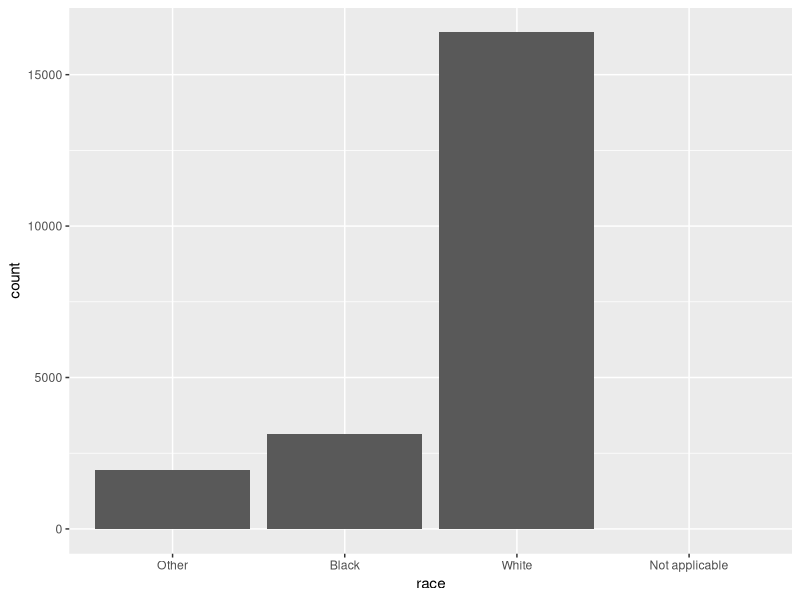
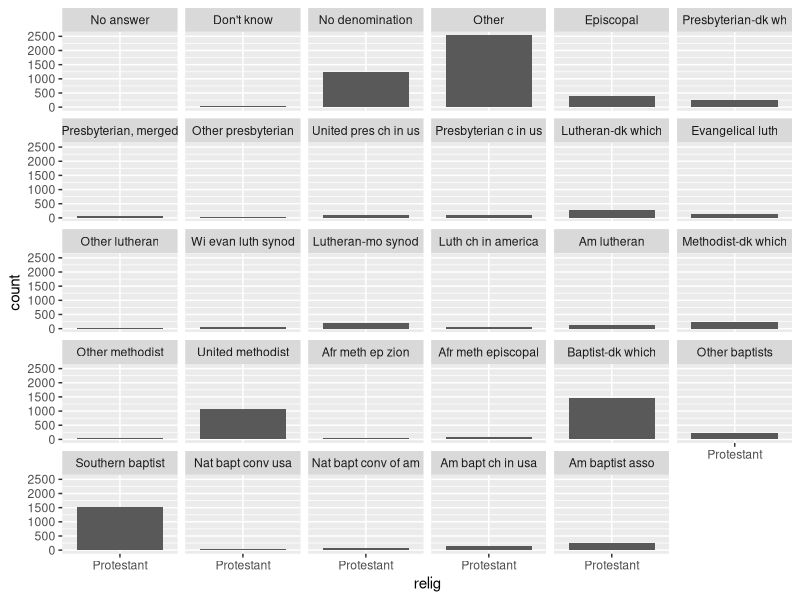
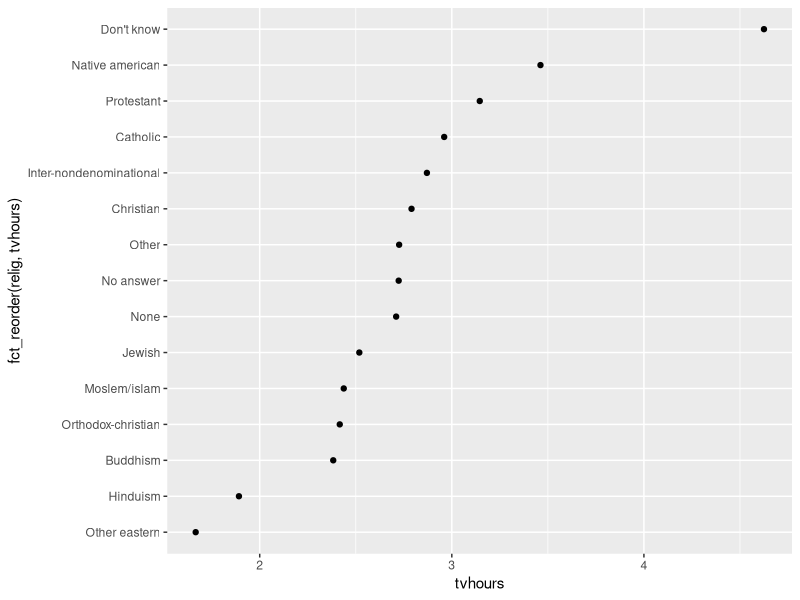

Recreate these plots in R, in order.
# Factors - Data Science Book

library(tidyverse)
library(forcats)

x1 <- c("Dec", "Apr", "Jan", "Mar")
sort(x1)


x2 <- c("Dec", "Apr", "Jam", "Mar")
sort(x2)

# Create list of valid levels
month_levels <- c("Jan", "Feb", "Mar", "Apr", "May", "Jun", "Jul", "Aug", "Sep", "Oct", "Nov", "Dec")
y1 <- factor(x1, levels = month_levels)
sort(y1)

y2 <- factor(x2, levels = month_levels)

# Factors are always sorted in alphabetical order
factor(x1)

# To make factors match the order of appearance in data
f2 <- x1 %>% factor() %>% fct_inorder()
levels(f2)

# Use forcats package to sort and relevel
gss_cat
gss_cat %>% count(race)
ggplot(gss_cat, aes(race)) + geom_bar() + scale_x_discrete(drop = FALSE)

# Filter the regligion based on Protestant
ggplot(filter(gss_cat, relig == "Protestant"), aes(relig)) + geom_bar() + facet_wrap(~denom)

# Exploring TV viewing patterns
  gss_cat %>% 
  group_by(relig) %>% 
  summarise(
  age = mean(age, na.rm = TRUE),
  tvhours = mean(tvhours, na.rm = TRUE),
  n = n()
  ) %>% 
  ggplot(., aes(tvhours, fct_reorder(relig, tvhours))) + geom_point()
